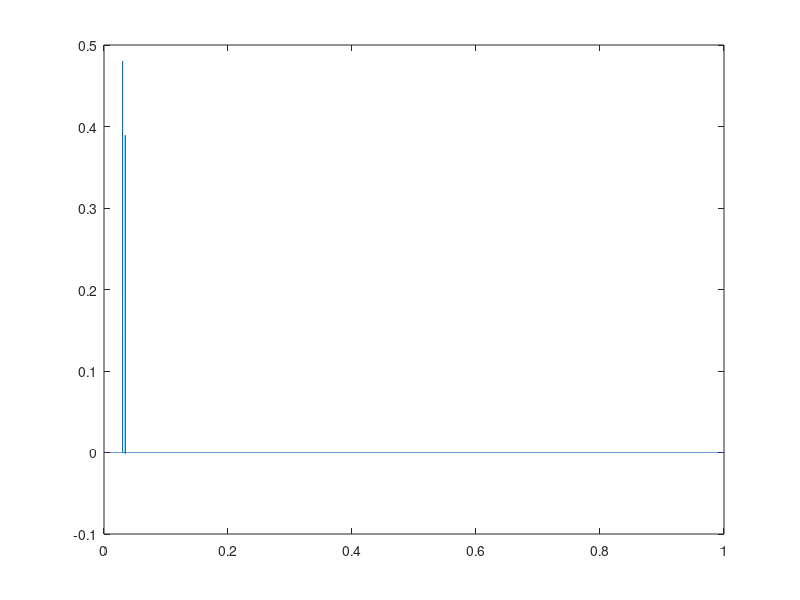
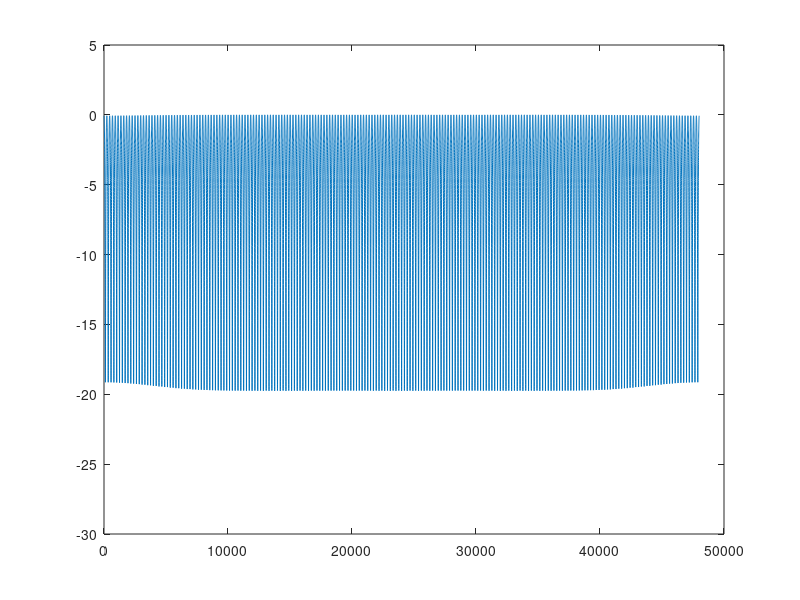
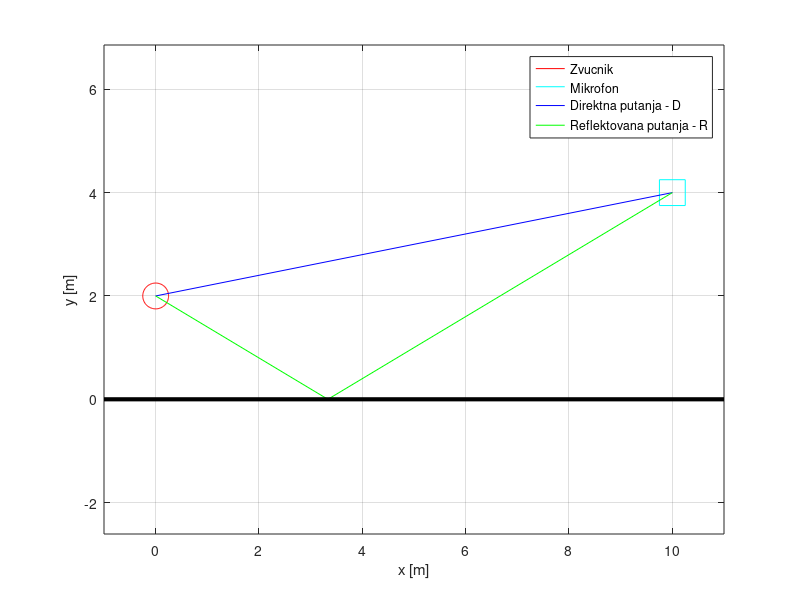

MATLAB code for these plots, in order: (Note: this script raises an error after producing the figures.)
clear all; close all; clc;

fs=48000;
c=340;
const=sqrt(413/(4*pi));
N=10;

hz=2; %visina zvucnika
hm=4; %visina mikofona
xm=10; %udaljenost mikrofona od zvucnika

uz=3; %usmerenost zvucnika 1-4
um=2; %usmerenost mikrofona 1-4
m=2; %materijal 1-3

teta=atan((hz+hm)/xm);
D=sqrt((xm)^2+(hz-hm)^2);

if (xm==0)
    disp('Zvucnik i mikrofon moraju biti razmaknuti!')
    return
end

if (teta==0 || isnan(teta))
    R=xm;
    r1=xm;
    
else
    R1=hz/sin(teta);
    r1=hz*xm/(hm+hz);
    R2=hm/sin(teta);
    R=R1+R2;
end

teta=teta*180/pi;

usmerenost = zeros(4,1);
usmerenost(1,1) = 1;
usmerenost(2,1) =  0.5*(1+cos(teta));
usmerenost(3,1) =  cos(teta);
usmerenost(4,1) =  0.25*(1+3*cos(teta));

Ad=const/D.*usmerenost(uz,1).*usmerenost(um, 1);
taud=D/c;
taud_odb=round(taud*fs);

Ar=const/R.*usmerenost(uz,1).*usmerenost(um, 1);
taur=R/c;
taur_odb=round(taur*fs);

odzivd=zeros(1,fs);
odzivd(taud_odb)=Ad;

odzivr=zeros(1,fs);
odzivr(taur_odb)=Ar;

f = [125 250 500 1000 2000 4000 8000];
Ref = zeros(3,9);
Ref(1,:) = [0.99 0.99 0.99 0.98 0.98 0.98 0.95 0.95 0.95]; %Beton
Ref(2,:) = [0.82 0.82 0.88 0.90 0.91 0.92 0.93 0.93 0.93]; % Drvo
Ref(3,:) = [0.54 0.54 0.07 0 0 0 0 0 0]; %Panel
h = fir2(N,[0 f/(fs/2) 1],Ref(m,:));

odzivr = filter(h,1,odzivr);
odziv_ukupno = odzivr + odzivd;

t=(0:length(odziv_ukupno)-1)/fs;
figure, plot(t,odziv_ukupno);

X=fft(odziv_ukupno);
f=(0:length(X)-1)/length(X)*fs;
figure, plot(f,20*log10(abs(X)/max(abs(X))));
ylim([-30 5]);

th = 0:pi/50:2*pi;
r=0.25;
x0 = r * cos(th);
y0 = r * sin(th) + hz;

x2 = [xm-0.25, xm+0.25, xm+0.25, xm-0.25, xm-0.25];
y2 = [hm-0.25, hm-0.25, hm+0.25, hm+0.25, hm-0.25];

figure,
plot(x0, y0, 'r');
hold all
plot(x2, y2, 'c');
hold all
plot([0 xm], [hz hm],'b');
hold all
plot([0 r1 xm],[hz 0 hm],'g');
hold all
plot([-1 xm+1], [0 0],'k', 'LineWidth',3);
grid
xlabel('x [m]');
ylabel('y [m]');
legend('Zvucnik','Mikrofon','Direktna putanja - D','Reflektovana putanja - R');
axis equal

Reflektovani_ugao_u_stepenima = teta

[X_pom, fokt]=f_oktavno(odziv_ukupno,fs);
figure, semilogx(X_pom,fokt);


